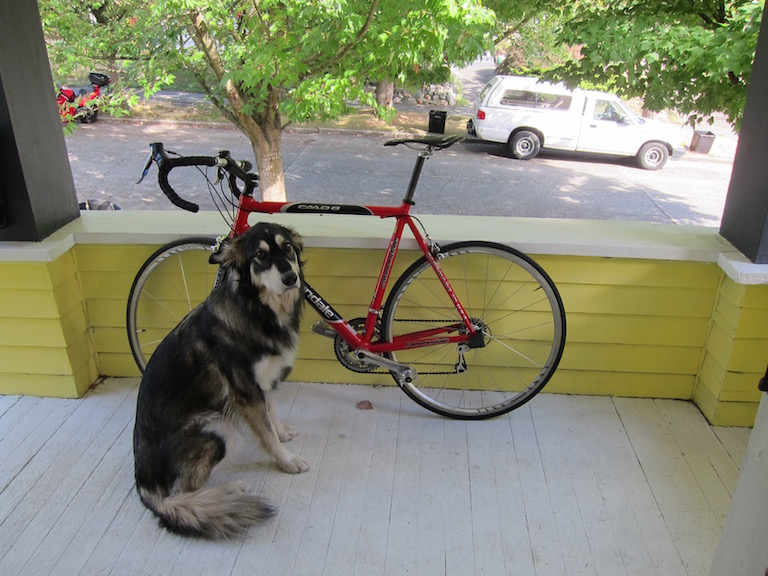
#> input picture FINAL/yolov3_obj/images/dog.jpg, 768 x 576 px, found by its file name
$ jupyter execute --allow-errors assign_2.ipynb
#> lines starting #> are read from the running program, lines starting #| are printed output that depends on the picture
[cell 1]
import cv2
import numpy as np
import matplotlib.pyplot as plt

#> (a cell that did not finish here is left out)

[cell 3]
classes = []

#> (the rest of this cell did not finish here and is left out)

[cell 4]
len(classes)

[cell 5]
classes

[cell 6]
img = cv2.imread("dog.jpg")
#> img is the input picture: shape (576, 768, 3); mean B, G, R 114.1, 135.7, 134.4

height,width, _ = img.shape
#> height = 576; width = 768
#passing image read in bgr swapRB to interchange rg and b no crop of image
blob = cv2.dnn.blobFromImage(img, 1/255, (320,320), (0,0,0) ,swapRB=True, crop=False)

[cell 7]
i = blob[0].reshape(320, 320,3)
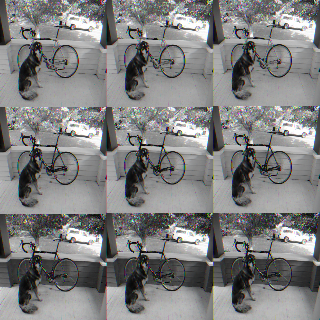
#> i: shape (320, 320, 3) float32; mean of channels 0, 1, 2 0.502, 0.502, 0.502; drawn as B, G, R
plt.imshow(i)
blob.shape
#> Out = (1, 3, 320, 320)


$ run again, with FINAL/yolov3_obj/images/cars.jpg copied over FINAL/yolov3_obj/images/dog.jpg
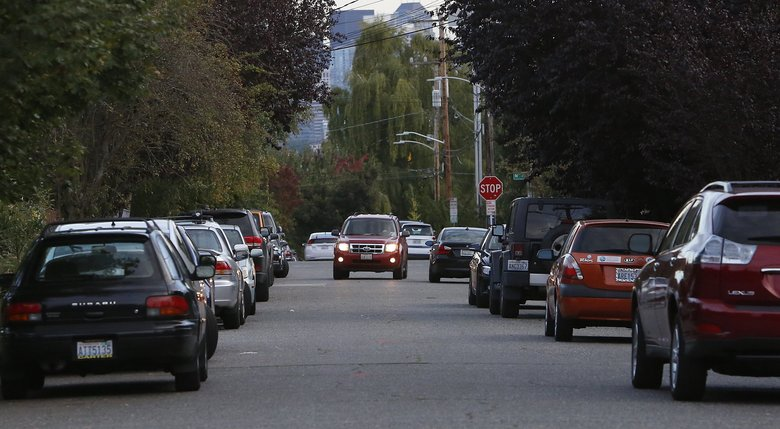
#> input picture FINAL/yolov3_obj/images/cars.jpg, 780 x 429 px, found by its file name
#> img is the input picture: shape (429, 780, 3); mean B, G, R 58.3, 59.1, 60.2
#> `i = blob[0].reshape(320, 320,3)`:
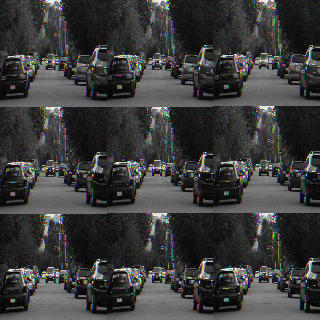
#> i: shape (320, 320, 3) float32; mean of channels 0, 1, 2 0.232, 0.232, 0.232; drawn as B, G, R

$ run again, with FINAL/yolov3_obj/images/cars2.jpg copied over FINAL/yolov3_obj/images/dog.jpg
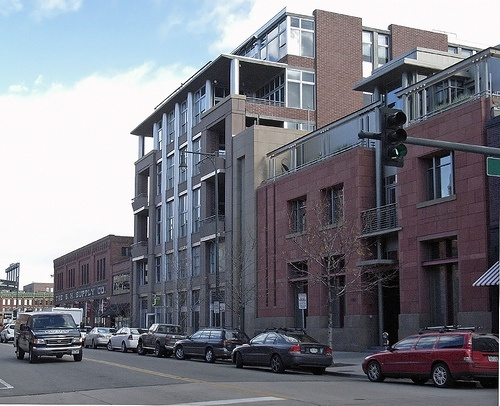
#> input picture FINAL/yolov3_obj/images/cars2.jpg, 500 x 406 px, found by its file name
#> img is the input picture: shape (406, 500, 3); mean B, G, R 132.6, 123.8, 122.4
#> `i = blob[0].reshape(320, 320,3)`:
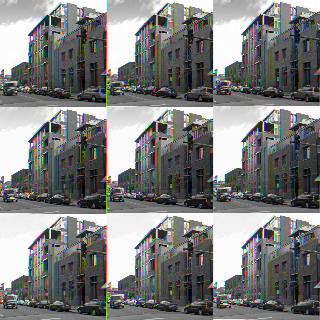
#> i: shape (320, 320, 3) float32; mean of channels 0, 1, 2 0.495, 0.495, 0.495; drawn as B, G, R

$ run again, with FINAL/yolov3_obj/images/eagle.jpg copied over FINAL/yolov3_obj/images/dog.jpg
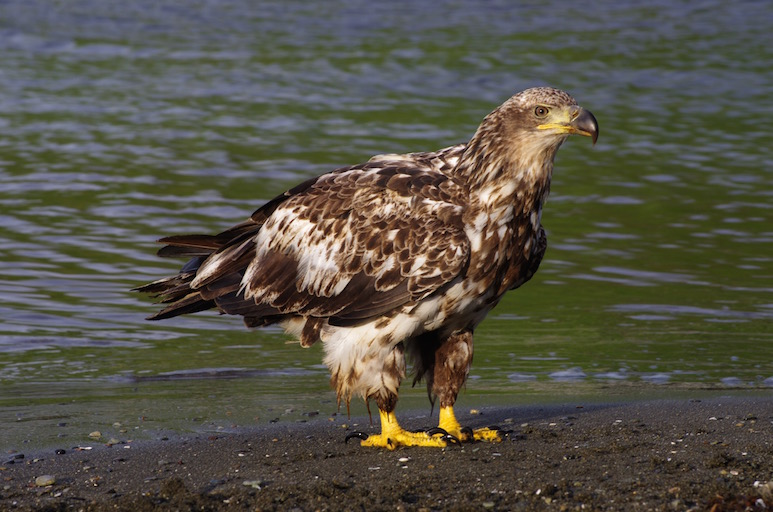
#> input picture FINAL/yolov3_obj/images/eagle.jpg, 773 x 512 px, found by its file name
#> img is the input picture: shape (512, 773, 3); mean B, G, R 70.8, 82, 85.2
#> `i = blob[0].reshape(320, 320,3)`:
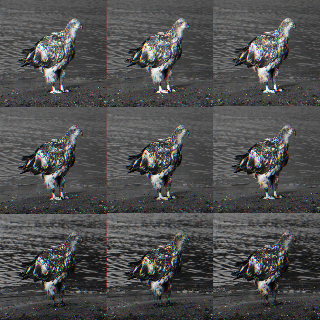
#> i: shape (320, 320, 3) float32; mean of channels 0, 1, 2 0.311, 0.311, 0.311; drawn as B, G, R
